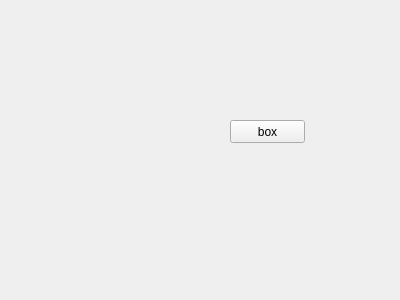
<?xml version="1.0" encoding="UTF-8"?>
<ui version="4.0">
 <class>QLightBoxWidget</class>
 <widget class="QWidget" name="QLightBoxWidget">
  <property name="geometry">
   <rect>
    <x>0</x>
    <y>0</y>
    <width>400</width>
    <height>300</height>
   </rect>
  </property>
  <property name="windowTitle">
   <string>QLightBoxWidget</string>
  </property>
  <property name="styleSheet">
   <string notr="true"/>
  </property>
  <widget class="QPushButton" name="showgif">
   <property name="geometry">
    <rect>
     <x>230</x>
     <y>120</y>
     <width>75</width>
     <height>23</height>
    </rect>
   </property>
   <property name="styleSheet">
    <string notr="true"/>
   </property>
   <property name="text">
    <string>box</string>
   </property>
  </widget>
 </widget>
 <layoutdefault spacing="6" margin="11"/>
 <resources/>
 <connections/>
</ui>
